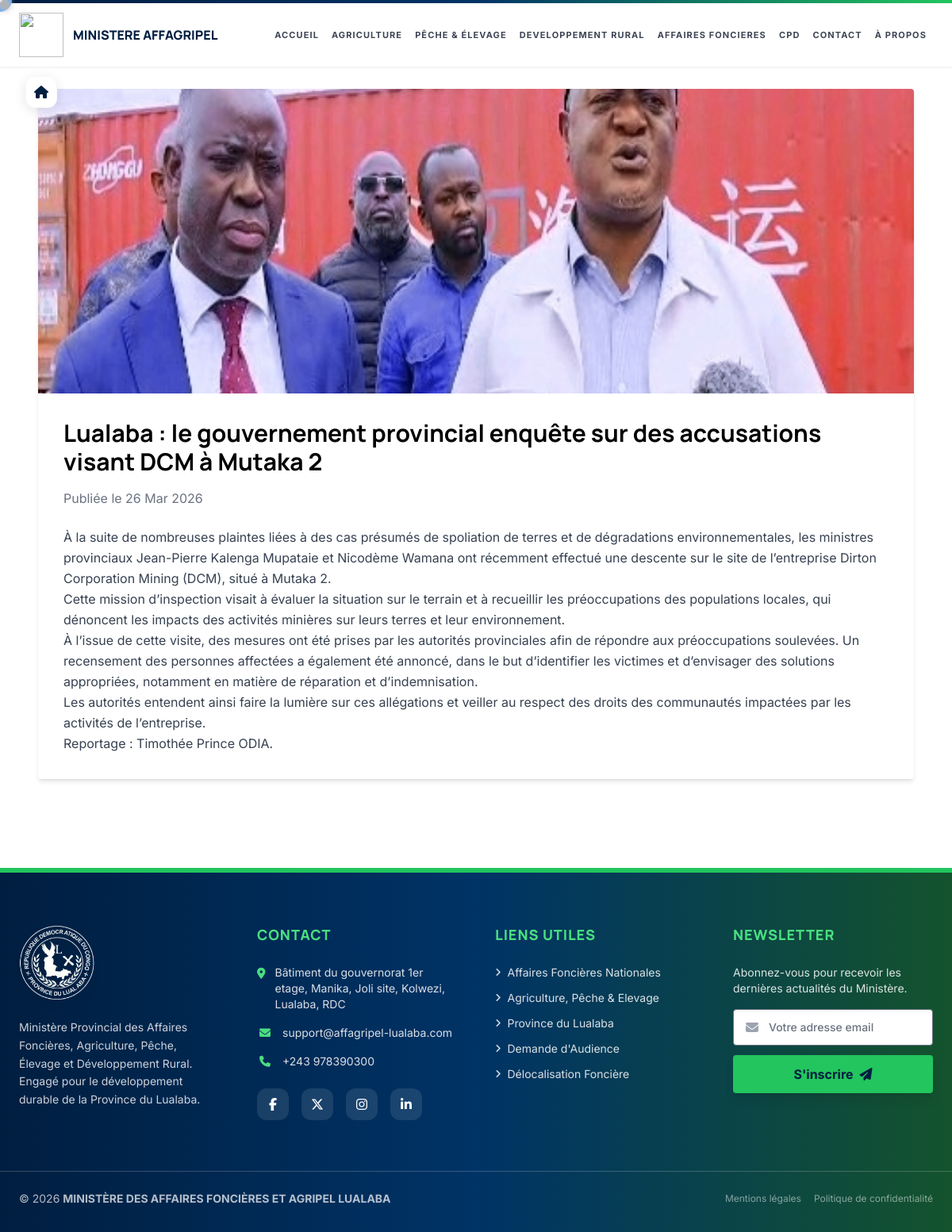
Screenshot of /publication/4/ with the database file from the repository.
### core/models.py (models this page shows, shortened)
class Publication(models.Model):
    titre = models.CharField(max_length=255)
    image = models.ImageField(upload_to='publications/')  # Les images seront stockées dans media/publications/
    date_publication = models.DateField()
    description = models.TextField(blank=True, null=True)  # Optionnel, pour ajouter plus de détails

### core/views.py (the view)
# urls.py: path('publication/<int:pk>/', publication_detail, name='publication_detail'),
def publication_detail(request, pk):
    publication = get_object_or_404(Publication, pk=pk)
    return render(request, 'index.html', {
        'publication': publication,
        'content': 'publication',
        'page_title': publication.titre,
        'page_description': publication.description[:150] + '...' if publication.description else 'Détails de la publication AFFAGRIPEL Lualaba.'
    })

### core/templates/index.html (shortened to what this page needs)
{% load static %}
<html>
<head>
  <script src="https://cdn.tailwindcss.com?plugins=forms,container-queries"></script>
  <link rel="stylesheet" href="https://cdnjs.cloudflare.com/ajax/libs/font-awesome/6.5.0/css/all.min.css">
  <link rel="stylesheet" href="{% static 'style.css' %}">
  <script id="tailwind-config">
    tailwind.config = {
      darkMode: "class",
      theme: {
        extend: {
          colors: {
            "surface-container": "#eceeef",
            "on-primary-container": "#799dd6",
            "on-primary": "#ffffff",
            "secondary-fixed": "#cbe7f5",
            "on-tertiary": "#ffffff",
            "on-tertiary-fixed": "#341100",
            "secondary-container": "#cbe7f5",
            "error-container": "#ffdad6",
            "surface-tint": "#3a5f94",
            "tertiary-fixed": "#ffdbca",
            "on-secondary-fixed-variant": "#304a55",
            "outline-variant": "#c3c6d1",
            "inverse-on-surface": "#eff1f2",
            "surface-container-low": "#f2f4f5",
            "surface-container-high": "#e6e8e9",
            "surface": "#f8fafb",
            "on-secondary": "#ffffff",
            "on-tertiary-fixed-variant": "#723610",
            "tertiary-fixed-dim": "#ffb690",
            "surface-variant": "#e1e3e4",
            "surface-container-lowest": "#ffffff",
            "on-primary-fixed": "#001b3c",
            "on-secondary-container": "#4e6874",
            "background": "#f8fafb",
            "primary-fixed-dim": "#a7c8ff",
            "primary": "#001e40",
            "on-tertiary-container": "#d8885c",
            "on-error": "#ffffff",
            "tertiary-container": "#592300",
            "on-surface": "#191c1d",
            "inverse-primary": "#a7c8ff",
            "on-secondary-fixed": "#021f29",
            "surface-dim": "#d8dadb",
            "on-background": "#191c1d",
            "surface-bright": "#f8fafb",
            "error": "#ba1a1a",
            "secondary": "#48626e",
            "on-error-container": "#93000a",
            "tertiary": "#381300",
            "primary-container": "#003366",
            "inverse-surface": "#2e3132",
            "primary-fixed": "#d5e3ff",
            "secondary-fixed-dim": "#afcbd8",
            "on-primary-fixed-variant": "#1f477b",
            "surface-container-highest": "#e1e3e4",
            "on-surface-variant": "#43474f",
            "outline": "#737780"
          },
          fontFamily: {
            "headline": ["Manrope"],
            "body": ["Inter"],
            "label": ["Inter"]
          },
          borderRadius: { "DEFAULT": "0.125rem", "lg": "0.25rem", "xl": "0.5rem", "full": "0.75rem" },
        },
      },
    }
  </script>
</head>
<body class="overflow-hidden">
  {% include 'header.html' %}
  <div class="pt-16"></div>
  <main class="flex-1 relative">
    {% if content != 'home' %}
    <a href="{% url 'home' %}" aria-label="Retour à l'accueil"
      class="fixed left-4 lg:left-8 top-20 lg:top-24 z-30 bg-white border border-gray-100/50 text-[#001e40] w-10 h-10 rounded-full shadow-[0_4px_15px_rgba(0,0,0,0.1)] flex items-center justify-center hover:bg-[#001e40] hover:text-green-400 transition-all duration-300 group">
      <i class="fa-solid fa-house transition-transform duration-300 group-hover:scale-110"></i>
    </a>
    {% endif %}
    {% if content == 'home' %}
    {% include 'slide.html' %}
    {% elif content == 'publication' %}
    {% include 'publication_details.html' %}
    {% elif content == 'agriculture' %}
    {% include 'agriculture.html' %}
    {% elif content == 'devRural' %}
    {% include 'devRural.html' %}
    {% elif content == 'pecheElevage' %}
    {% include 'pecheElevage.html' %}
    {% elif content == 'apropos' %}
    {% include 'apropos.html' %}
    {% elif content == 'contact' %}
    {% include 'form_audience.html' %}
    {% elif content == 'demandeAudience' %}
    {% include 'form_audience.html' %}
    {% elif content == 'aff_fonciere' %}
    {% include 'aff_fonciere.html' %}
    {% elif content == 'cpd' %}
    {% include 'cpd.html' %}
    {% elif content == '401' %}
    {% include '401.html' %}
    {% elif content == '403' %}
    {% include '403.html' %}
    {% elif content == '500' %}
    {% include '500.html' %}
    {% else %}
    {% include '404.html' %}
    {% endif %}
  </main>
  <footer
    class="bg-gradient-to-r from-[#001e40] via-[#003366] to-green-900 text-white mt-16 pt-16 pb-8 border-t-[6px] border-green-500">
    <div class="max-w-7xl mx-auto px-6 grid grid-cols-1 md:grid-cols-4 gap-12">
      <div class="md:col-span-1">
        <img src="{% static 'images/logoclean.png' %}" class="h-24 mb-6 object-contain filter drop-shadow-lg"
          alt="AFFAGRIPEL LUALABA">
        <p class="text-white/80 text-sm leading-relaxed font-['Inter']">
          Ministère Provincial des Affaires Foncières, Agriculture, Pêche, Élevage et Développement Rural.
          Engagé pour le développement durable de la Province du Lualaba.
        </p>
      </div>
      <div>
        <h3 class="font-extrabold text-lg mb-6 text-green-400 font-['Manrope'] uppercase tracking-wider">Contact</h3>
        <ul class="space-y-4 text-sm font-['Inter'] text-white/85">
          <li class="flex items-start gap-3">
            <i class="fa-solid fa-location-dot mt-1 text-green-400 w-5 text-center"></i>
            <span>Bâtiment du gouvernorat 1er etage, Manika, Joli site, Kolwezi, Lualaba, RDC</span>
          </li>
          <li>
            <a class="hover:text-green-300 transition-colors flex items-center gap-3 w-max"
              href="mailto:contact@affagripel-lualaba.cd">
              <i class="fa-solid fa-envelope text-green-400 w-5 text-center"></i> support@affagripel-lualaba.com
            </a>
          </li>
          <li>
            <a class="hover:text-green-300 transition-colors flex items-center gap-3 w-max" href="tel:+243978390300">
              <i class="fa-solid fa-phone text-green-400 w-5 text-center"></i> +243 978390300
            </a>
          </li>
        </ul>
        <div class="flex gap-4 mt-6">
          <a class="w-10 h-10 rounded-full bg-white/10 flex items-center justify-center hover:bg-green-500 hover:text-[#001e40] transition-all"
            href="#"><i class="fa-brands fa-facebook-f"></i></a>
          <a class="w-10 h-10 rounded-full bg-white/10 flex items-center justify-center hover:bg-green-500 hover:text-[#001e40] transition-all"
            href="#"><i class="fa-brands fa-x-twitter"></i></a>
          <a class="w-10 h-10 rounded-full bg-white/10 flex items-center justify-center hover:bg-green-500 hover:text-[#001e40] transition-all"
            href="#"><i class="fa-brands fa-instagram"></i></a>
          <a class="w-10 h-10 rounded-full bg-white/10 flex items-center justify-center hover:bg-green-500 hover:text-[#001e40] transition-all"
            href="#"><i class="fa-brands fa-linkedin-in"></i></a>
        </div>
      </div>
      <div>
        <h3 class="font-extrabold text-lg mb-6 text-green-400 font-['Manrope'] uppercase tracking-wider">Liens utiles
        </h3>
        <ul class="space-y-3 text-sm font-['Inter'] text-white/85">
          <li><a class="hover:text-green-300 transition-colors flex items-center gap-2"
              href="https://affairesfoncieres.gouv.cd/" target="_blank"><i class="fa-solid fa-angle-right text-xs"></i>
              Affaires Foncières Nationales</a></li>
          <li><a class="hover:text-green-300 transition-colors flex items-center gap-2"
              href="https://agriculture.gouv.cd/" target="_blank"><i class="fa-solid fa-angle-right text-xs"></i>
              Agriculture, Pêche & Elevage</a></li>
          <li><a class="hover:text-green-300 transition-colors flex items-center gap-2" href="#"><i
                class="fa-solid fa-angle-right text-xs"></i> Province du Lualaba</a></li>
          <li><a class="hover:text-green-300 transition-colors flex items-center gap-2" href="{% url 'contact' %}"><i
                class="fa-solid fa-angle-right text-xs"></i> Demande d'Audience</a></li>
          <li><a class="hover:text-green-300 transition-colors flex items-center gap-2"
              href="{% url 'aff_fonciere' %}"><i class="fa-solid fa-angle-right text-xs"></i> Délocalisation
              Foncière</a></li>
        </ul>
      </div>
      <div>
        <h3 class="font-extrabold text-lg mb-6 text-green-400 font-['Manrope'] uppercase tracking-wider">Newsletter</h3>
        <p class="text-sm font-['Inter'] text-white/85 mb-4">Abonnez-vous pour recevoir les dernières actualités du
          Ministère.</p>
        <form class="flex flex-col gap-3" method="POST" action="{% url 'subscribe_newsletter' %}">
          <div class="relative">
            <i class="fa-solid fa-envelope absolute left-4 top-1/2 transform -translate-y-1/2 text-gray-400"></i>
            <input name="email"
              class="w-full pl-11 pr-4 py-3 rounded-lg text-[#001e40] focus:outline-none focus:ring-2 focus:ring-green-400 text-sm font-medium shadow-inner"
              type="email" placeholder="Votre adresse email" required />
          </div>
          <button
            class="bg-green-500 text-[#001e40] px-4 py-3 rounded-lg font-bold hover:bg-green-400 transition-colors shadow-lg flex items-center justify-center gap-2"
            type="submit">
            S'inscrire <i class="fa-solid fa-paper-plane"></i>
          </button>
        </form>
      </div>
    </div>
    <div
      class="max-w-7xl mx-auto px-6 mt-16 pt-6 border-t border-white/20 flex flex-col md:flex-row items-center justify-between gap-4">
      <p class="font-['Inter'] text-white/70 text-sm">
        &copy; {% now "Y" %}
        <strong>MINISTÈRE DES AFFAIRES FONCIÈRES ET AGRIPEL LUALABA</strong>
      </p>
      <div class="flex items-center gap-4 text-white/50 text-xs">
        <a href="#" class="hover:text-white transition-colors">Mentions légales</a>
        <a href="#" class="hover:text-white transition-colors">Politique de confidentialité</a>
      </div>
    </div>
  </footer>
</body>
</html>

### core/templates/publication_details.html
{% load static %}
<section class="max-w-6xl mx-auto px-6 py-12">
  <div class="bg-white rounded-lg shadow-md overflow-hidden">
    <img src="{{ publication.image.url }}" alt="{{ publication.titre }}" class="w-full h-96 object-cover">
    <div class="p-8">
      <h1 class="text-3xl font-bold mb-4">{{ publication.titre }}</h1>
      <p class="text-gray-500 mb-6">Publiée le {{ publication.date_publication|date:"d M Y" }}</p>
      <div class="text-gray-700 leading-relaxed">
        {{ publication.description|linebreaks }}
      </div>
    </div>
  </div>
</section>

### static/style.css (style rules this page uses)
body { cursor: none; }
footer img { filter: brightness(0) invert(1); }

### core/templates/index.html (style rules this page uses)
body { font-family: 'Inter', sans-serif; }
h1, h2, h3, .brand-font { font-family: 'Manrope', sans-serif; }

### rows the page displays
Publication: image (picture), titre "Lualaba : le gouvernement provincial enquête sur des accusations visant DCM à Mutaka 2", date_publication "26 Mar 2026", description "À la suite de nombreuses plaintes liées à des cas présumés de spoliation de terres et de dégradations environnementales, les ministres provinciaux Jean-Pierre Kalenga Mupataie et Nicodème Wamana ont récemment effectué une descente sur le site de l’entreprise Dirton Corporation Mining (DCM), situé à Mutaka 2. Cette mission d’inspection visait à évaluer la situation sur le terrain et à recueillir les préoccupations des populations locales, qui dénoncent les impacts des activités minières sur leurs terres et leur environnement. À l’issue de cette visite, des mesures ont été prises par les autorités provinciales afin de répondre aux préoccupations soulevées. Un recensement des personnes…"
